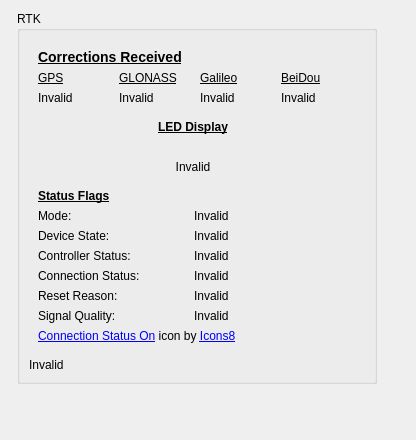
<?xml version="1.0" encoding="UTF-8"?>
<ui version="4.0">
 <class>Form</class>
 <widget class="QWidget" name="Form">
  <property name="geometry">
   <rect>
    <x>0</x>
    <y>0</y>
    <width>416</width>
    <height>440</height>
   </rect>
  </property>
  <property name="windowTitle">
   <string>Form</string>
  </property>
  <layout class="QVBoxLayout" name="verticalLayout">
   <item>
    <layout class="QFormLayout" name="formLayout_13">
     <item row="0" column="1">
      <layout class="QFormLayout" name="formLayout_26">
       <item row="0" column="0">
        <widget class="QGroupBox" name="rtk_groupBox">
         <property name="title">
          <string>RTK</string>
         </property>
         <layout class="QFormLayout" name="formLayout_16">
          <item row="0" column="0">
           <widget class="QWidget" name="rtk_widget" native="true">
            <layout class="QFormLayout" name="formLayout_18">
             <item row="0" column="0">
              <layout class="QFormLayout" name="formLayout_19">
               <item row="0" column="0">
                <widget class="QLabel" name="label_6">
                 <property name="text">
                  <string>&lt;b&gt;&lt;u&gt;&lt;h3&gt;Corrections Received&lt;/h3&gt;&lt;/u&gt;&lt;/b&gt;</string>
                 </property>
                 <property name="textFormat">
                  <enum>Qt::RichText</enum>
                 </property>
                </widget>
               </item>
               <item row="1" column="0">
                <layout class="QHBoxLayout" name="horizontalLayout_21">
                 <item alignment="Qt::AlignHCenter">
                  <widget class="QLabel" name="label_26">
                   <property name="minimumSize">
                    <size>
                     <width>75</width>
                     <height>0</height>
                    </size>
                   </property>
                   <property name="text">
                    <string>&lt;u&gt;GPS&lt;/u&gt;</string>
                   </property>
                   <property name="textFormat">
                    <enum>Qt::RichText</enum>
                   </property>
                  </widget>
                 </item>
                 <item alignment="Qt::AlignHCenter">
                  <widget class="QLabel" name="label_27">
                   <property name="minimumSize">
                    <size>
                     <width>75</width>
                     <height>0</height>
                    </size>
                   </property>
                   <property name="text">
                    <string>&lt;u&gt;GLONASS&lt;/u&gt;</string>
                   </property>
                   <property name="textFormat">
                    <enum>Qt::RichText</enum>
                   </property>
                  </widget>
                 </item>
                 <item alignment="Qt::AlignHCenter">
                  <widget class="QLabel" name="label_29">
                   <property name="minimumSize">
                    <size>
                     <width>75</width>
                     <height>0</height>
                    </size>
                   </property>
                   <property name="text">
                    <string>&lt;u&gt;Galileo&lt;/u&gt;</string>
                   </property>
                   <property name="textFormat">
                    <enum>Qt::RichText</enum>
                   </property>
                  </widget>
                 </item>
                 <item alignment="Qt::AlignHCenter">
                  <widget class="QLabel" name="label_23">
                   <property name="minimumSize">
                    <size>
                     <width>75</width>
                     <height>0</height>
                    </size>
                   </property>
                   <property name="text">
                    <string>&lt;u&gt;BeiDou&lt;/u&gt;</string>
                   </property>
                   <property name="textFormat">
                    <enum>Qt::RichText</enum>
                   </property>
                  </widget>
                 </item>
                </layout>
               </item>
               <item row="2" column="0">
                <layout class="QHBoxLayout" name="horizontalLayout_20">
                 <item alignment="Qt::AlignHCenter">
                  <widget class="QLabel" name="rtk_corrections_received_gps_label">
                   <property name="minimumSize">
                    <size>
                     <width>75</width>
                     <height>0</height>
                    </size>
                   </property>
                   <property name="text">
                    <string>Invalid</string>
                   </property>
                  </widget>
                 </item>
                 <item alignment="Qt::AlignHCenter">
                  <widget class="QLabel" name="rtk_corrections_received_glonass_label">
                   <property name="minimumSize">
                    <size>
                     <width>75</width>
                     <height>0</height>
                    </size>
                   </property>
                   <property name="text">
                    <string>Invalid</string>
                   </property>
                  </widget>
                 </item>
                 <item alignment="Qt::AlignHCenter">
                  <widget class="QLabel" name="rtk_corrections_received_galileo_label">
                   <property name="minimumSize">
                    <size>
                     <width>75</width>
                     <height>0</height>
                    </size>
                   </property>
                   <property name="text">
                    <string>Invalid</string>
                   </property>
                  </widget>
                 </item>
                 <item alignment="Qt::AlignHCenter">
                  <widget class="QLabel" name="rtk_corrections_received_beidou_label">
                   <property name="minimumSize">
                    <size>
                     <width>75</width>
                     <height>0</height>
                    </size>
                   </property>
                   <property name="text">
                    <string>Invalid</string>
                   </property>
                  </widget>
                 </item>
                </layout>
               </item>
              </layout>
             </item>
             <item row="1" column="0">
              <widget class="Line" name="line_5">
               <property name="orientation">
                <enum>Qt::Horizontal</enum>
               </property>
              </widget>
             </item>
             <item row="2" column="0">
              <layout class="QFormLayout" name="formLayout_20">
               <item row="0" column="0">
                <layout class="QHBoxLayout" name="horizontalLayout_22">
                 <item>
                  <layout class="QFormLayout" name="formLayout_21">
                   <item row="0" column="0">
                    <widget class="QLabel" name="label_35">
                     <property name="minimumSize">
                      <size>
                       <width>310</width>
                       <height>0</height>
                      </size>
                     </property>
                     <property name="text">
                      <string>&lt;b&gt;&lt;u&gt;&lt;h4&gt;LED Display&lt;/h4&gt;&lt;/u&gt;&lt;/b&gt;</string>
                     </property>
                     <property name="textFormat">
                      <enum>Qt::RichText</enum>
                     </property>
                     <property name="alignment">
                      <set>Qt::AlignCenter</set>
                     </property>
                    </widget>
                   </item>
                   <item row="1" column="0">
                    <widget class="QLabel" name="rtk_led_icon_label">
                     <property name="minimumSize">
                      <size>
                       <width>310</width>
                       <height>0</height>
                      </size>
                     </property>
                     <property name="text">
                      <string/>
                     </property>
                     <property name="alignment">
                      <set>Qt::AlignCenter</set>
                     </property>
                    </widget>
                   </item>
                   <item row="2" column="0">
                    <widget class="QLabel" name="rtk_led_status_label">
                     <property name="minimumSize">
                      <size>
                       <width>310</width>
                       <height>0</height>
                      </size>
                     </property>
                     <property name="text">
                      <string>Invalid</string>
                     </property>
                     <property name="alignment">
                      <set>Qt::AlignCenter</set>
                     </property>
                    </widget>
                   </item>
                  </layout>
                 </item>
                </layout>
               </item>
              </layout>
             </item>
             <item row="3" column="0">
              <widget class="Line" name="line_6">
               <property name="orientation">
                <enum>Qt::Horizontal</enum>
               </property>
              </widget>
             </item>
             <item row="4" column="0">
              <layout class="QFormLayout" name="formLayout_22">
               <item row="0" column="0">
                <widget class="QLabel" name="label_38">
                 <property name="text">
                  <string>&lt;b&gt;&lt;u&gt;&lt;h4&gt;Status Flags&lt;/h4&gt;&lt;/u&gt;&lt;/b&gt;</string>
                 </property>
                 <property name="textFormat">
                  <enum>Qt::RichText</enum>
                 </property>
                </widget>
               </item>
               <item row="1" column="0">
                <layout class="QHBoxLayout" name="horizontalLayout_23">
                 <item>
                  <layout class="QFormLayout" name="formLayout_23">
                   <item row="0" column="0">
                    <widget class="QLabel" name="label_54">
                     <property name="minimumSize">
                      <size>
                       <width>150</width>
                       <height>0</height>
                      </size>
                     </property>
                     <property name="text">
                      <string>Mode:</string>
                     </property>
                    </widget>
                   </item>
                   <item row="1" column="0">
                    <widget class="QLabel" name="label_52">
                     <property name="minimumSize">
                      <size>
                       <width>150</width>
                       <height>0</height>
                      </size>
                     </property>
                     <property name="text">
                      <string>Device State:</string>
                     </property>
                    </widget>
                   </item>
                   <item row="2" column="0">
                    <widget class="QLabel" name="label_49">
                     <property name="minimumSize">
                      <size>
                       <width>150</width>
                       <height>0</height>
                      </size>
                     </property>
                     <property name="text">
                      <string>Controller Status:</string>
                     </property>
                    </widget>
                   </item>
                   <item row="3" column="0">
                    <widget class="QLabel" name="label_43">
                     <property name="minimumSize">
                      <size>
                       <width>150</width>
                       <height>0</height>
                      </size>
                     </property>
                     <property name="text">
                      <string>Connection Status:</string>
                     </property>
                    </widget>
                   </item>
                   <item row="4" column="0">
                    <widget class="QLabel" name="label_42">
                     <property name="minimumSize">
                      <size>
                       <width>150</width>
                       <height>0</height>
                      </size>
                     </property>
                     <property name="text">
                      <string>Reset Reason:</string>
                     </property>
                    </widget>
                   </item>
                   <item row="5" column="0">
                    <widget class="QLabel" name="label_39">
                     <property name="minimumSize">
                      <size>
                       <width>150</width>
                       <height>0</height>
                      </size>
                     </property>
                     <property name="text">
                      <string>Signal Quality:</string>
                     </property>
                    </widget>
                   </item>
                  </layout>
                 </item>
                 <item>
                  <layout class="QFormLayout" name="formLayout_24">
                   <item row="0" column="0">
                    <widget class="QLabel" name="rtk_status_flags_mode_label">
                     <property name="text">
                      <string>Invalid</string>
                     </property>
                    </widget>
                   </item>
                   <item row="1" column="0">
                    <widget class="QLabel" name="rtk_status_flags_device_state_label">
                     <property name="text">
                      <string>Invalid</string>
                     </property>
                    </widget>
                   </item>
                   <item row="2" column="0">
                    <widget class="QLabel" name="rtk_status_flags_controller_status_label">
                     <property name="text">
                      <string>Invalid</string>
                     </property>
                    </widget>
                   </item>
                   <item row="3" column="0">
                    <widget class="QLabel" name="rtk_status_flags_connection_status_label">
                     <property name="text">
                      <string>Invalid</string>
                     </property>
                    </widget>
                   </item>
                   <item row="4" column="0">
                    <widget class="QLabel" name="rtk_status_flags_reset_reason_label">
                     <property name="text">
                      <string>Invalid</string>
                     </property>
                    </widget>
                   </item>
                   <item row="5" column="0">
                    <widget class="QLabel" name="rtk_status_flags_signal_quality_label">
                     <property name="text">
                      <string>Invalid</string>
                     </property>
                    </widget>
                   </item>
                  </layout>
                 </item>
                </layout>
               </item>
              </layout>
             </item>
             <item row="5" column="0">
              <widget class="QLabel" name="label_32">
               <property name="text">
                <string>&lt;a target=&quot;_blank&quot; href=&quot;https://icons8.com/icon/33946/connection-status-on&quot;&gt;Connection Status On&lt;/a&gt; icon by &lt;a target=&quot;_blank&quot; href=&quot;https://icons8.com&quot;&gt;Icons8&lt;/a&gt;</string>
               </property>
              </widget>
             </item>
            </layout>
           </widget>
          </item>
          <item row="1" column="0">
           <widget class="QLabel" name="rtk_not_available_label">
            <property name="text">
             <string>Invalid</string>
            </property>
           </widget>
          </item>
         </layout>
        </widget>
       </item>
      </layout>
     </item>
    </layout>
   </item>
  </layout>
 </widget>
 <resources/>
 <connections/>
</ui>
